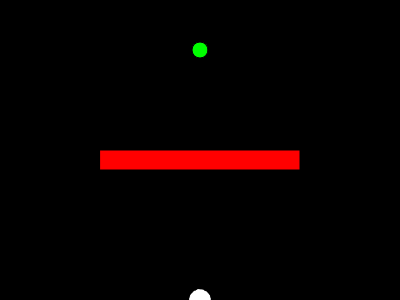
Frame 1 (no input)
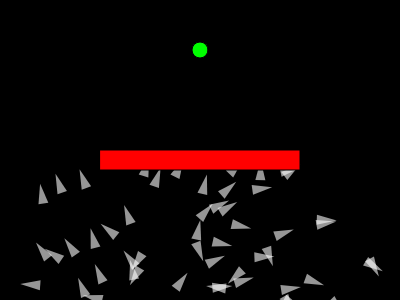
Frame 60 (no input)
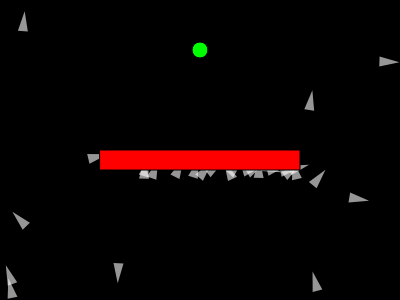
Frame 120 (the mouse pressed at the canvas centre since frame 60)

The p5.js sketch that drew these frames (run headless with seeded random() and noise() and a simulated clock; from frame 60 on, the mouse is pressed at the canvas centre):

// p5.js sketch
// ── sketch.js
class Rocket {
    constructor(dna) {
      this.pos = createVector(width / 2, height);
      this.vel = createVector();
      this.acc = createVector();
      this.dna = dna || new DNA();
      this.fitness = 0;
    }
  
    applyForce(force) {
      this.acc.add(force);
    }
  
    update() {
       if (this.pos.x > obstacle.x && this.pos.x < obstacle.x + obstacle.width &&
        this.pos.y > obstacle.y && this.pos.y < obstacle.y + obstacle.height) {
       
      }
      else{
    let d = dist(this.pos.x, this.pos.y, target.x, target.y);
    if (d > 5) { // Adjust the threshold as needed
      if (lifeCounter < this.dna.genes.length) {
        this.applyForce(this.dna.genes[lifeCounter]);
      }
      this.vel.add(this.acc);
      this.pos.add(this.vel);
      this.acc.mult(0); // Reset acceleration each frame
    } else {
      // Rocket has reached the target, stop updating its position
      this.vel.mult(0);
      this.acc.mult(0);
  }}
  
     }
  
    show() {
  push();
    noStroke();
    fill(255, 150);
    translate(this.pos.x, this.pos.y);
    rotate(-180+this.vel.heading()); // Rotate the arrow based on the velocity's angle
    // Draw a triangle instead of a rectangle
    beginShape();
    vertex(0, -10); // Top point
    vertex(-5, 10); // Bottom-left point
    vertex(5, 10); // Bottom-right point
    endShape(CLOSE);
    pop();
    }
    
    calcFitness(target) {
      let d = dist(this.pos.x, this.pos.y, target.x, target.y);
      if(d==0){
        this.fitness = 10000000000000000;
      }else{
        this.fitness = 1 / d;
      }
       // Check for collision with obstacle
      if (this.pos.x > obstacle.x && this.pos.x < obstacle.x + obstacle.width &&
        this.pos.y > obstacle.y && this.pos.y < obstacle.y + obstacle.height) {
      this.fitness *= 0.1; // Reduce fitness significantly if it hits the obstacle
      }
    }
  
  }
  class DNA {
    constructor(genes) {
    if (genes) {
      this.genes = genes;
    } else {
      this.genes = [];
      for (let i = 0; i < lifespan; i++) {
        this.genes[i] = p5.Vector.random2D();
        this.genes[i].setMag(maxforce);
      }
    }
  }
  
    crossover(partner) {
      let newgenes = [];
      let mid = floor(random(this.genes.length));
      for (let i = 0; i < this.genes.length; i++) {
        if (i > mid) {
          newgenes[i] = this.genes[i];
        } else {
          newgenes[i] = partner.genes[i];
        }
      }
      return new DNA(newgenes);
    }
  
    mutation() {
      for (let i = 0; i < this.genes.length; i++) {
        if (random(1) < 0.01) { // Assuming a 1% mutation rate
          this.genes[i] = p5.Vector.random2D();
          this.genes[i].setMag(maxforce);
        }
      }
    }
  }
  
  class Population {
    constructor(size) {
      this.rockets = [];
      this.popsize = size;
      this.matingPool = [];
  
      for (let i = 0; i < this.popsize; i++) {
        this.rockets[i] = new Rocket();
      }
    }
  
    evaluate(target) {
      let maxfit = 0;
      // Calculate the fitness for each rocket
      for (let i = 0; i < this.popsize; i++) {
        // Here we simply calculate the distance to the target and use it for fitness.
        // The actual fitness function may be more complex and take into account obstacles, speed, etc.
        this.rockets[i].calcFitness(target);
        if (this.rockets[i].fitness > maxfit) {
          maxfit = this.rockets[i].fitness;
        }
      }
  
      // Normalize fitness
      for (let i = 0; i < this.popsize; i++) {
        this.rockets[i].fitness /= maxfit;
      }
  
      this.matingPool = [];
      // Build a mating pool by repeating each rocket based on its fitness score
      for (let i = 0; i < this.popsize; i++) {
        let n = this.rockets[i].fitness * 100; // Arbitrary multiplier to increase pool size
        for (let j = 0; j < n; j++) {
          this.matingPool.push(this.rockets[i]);
        }
      }
    }
  
    selection() {
      let newRockets = [];
      for (let i = 0; i < this.rockets.length; i++) {
        // Select two parents
        let parentA = random(this.matingPool).dna;
        let parentB = random(this.matingPool).dna;
        // Crossover
        let child = parentA.crossover(parentB);
        // Mutation
        child.mutation();
        newRockets[i] = new Rocket(child);
      }
      this.rockets = newRockets;
    }
  
    run() {
      for (let i = 0; i < this.popsize; i++) {
        this.rockets[i].update();
        this.rockets[i].show();
      }
    }
  }
  
  
  
  let population;
  let lifespan = 200;
  let lifeCounter = 0;
  let target;
  let maxforce = 0.5;
  let generation = 1;
  obstacle = { x: 100, y: 150, width: 200, height: 20 };
  
  function setup() {
    createCanvas(400, 300);
    target = createVector(width / 2, 50); // Define target here
    population = new Population(100);
    showgen = createP();
  }
  
  function draw() {
    background(0);
    population.run();
    lifeCounter++;
  
    if (lifeCounter == lifespan) {
      population.evaluate(target);
      population.selection();
      // Resets lifeCounter for the next generation
      lifeCounter = 0;
      generation++;
    }
    showgen.html('Generation : '+generation);
    showgen.style('font-size', '16px');
    showgen.style('font-family', 'Arial, sans-serif');
  
    // Draw target
    fill(0,255,0);
    ellipse(target.x, target.y, 16, 16);
    
    fill(255, 0, 0);
    rect(obstacle.x, obstacle.y, obstacle.width, obstacle.height);
  }
  
